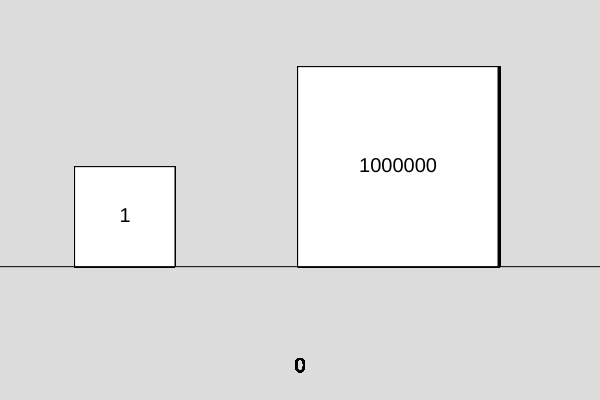
Frame 1 (no input)
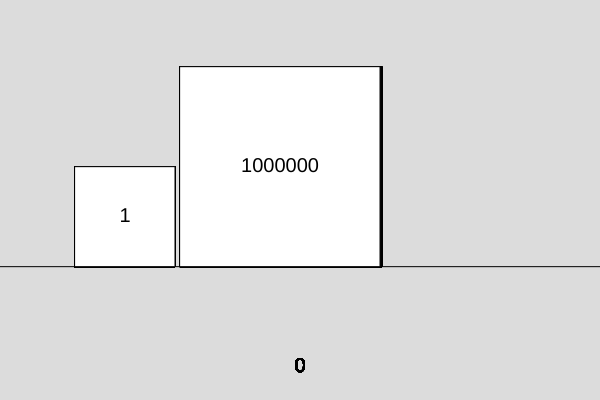
Frame 60 (no input)
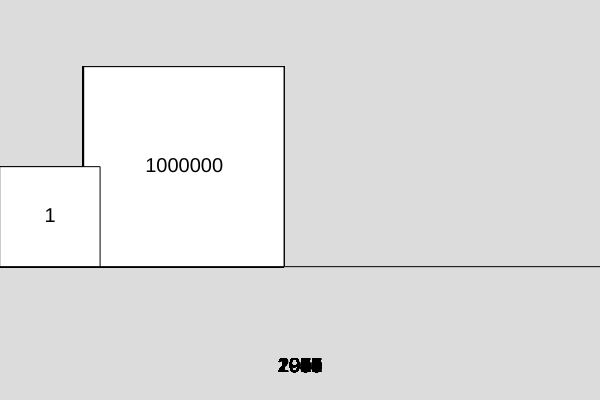
Frame 120 (the mouse pressed at the canvas centre since frame 60)

The p5.js sketch that drew these frames (run headless with seeded random() and noise() and a simulated clock; from frame 60 on, the mouse is pressed at the canvas centre):

// p5.js sketch
// ── sketch.js
/*
Author: Eli DeWitt, adpoted from Daniel Shiffman
Date: March 2019
*/

let items = [];
let digits = 4;
let amount = 2;
let collisions = 0;
let accuracy = 1;
let groundLevel;
function setup() {
  createCanvas(600, 400);
  groundLevel = height*2/3;
  accuracy = 100;
  items[0] = new Item(width/2, -2, pow(100, digits-1));
  items[1] = new Item(width/8, 0, 1);
}

function draw() {
  frameRate(Infinity)
  resetMatrix();
  translate(0, groundLevel);
  background(220);
  line(0, 0, width, 0);
  
  //for loop for accuracy
  for (let i = 0; i < accuracy; i++) {
    if (items[0].collide(items[1])) {
      let v1 = items[0].bounce(items[1]);
      let v2 = items[1].bounce(items[0]);
      items[0].velocity = v1;
      items[1].velocity = v2;
    }
    for (let j = 0; j < amount; j++) {
      items[j].show();
      items[j].wallCollide();
      items[j].update();
    }
    fill(0);
    text(collisions, width/2, height/4);
  }
}
// ── item.js
/*
Author: Eli DeWitt, adpoted from Daniel Shiffman
Date: March 2019
*/

class Item {
  constructor(position, velocity, mass) {
    this.position = position;
    this.velocity = velocity / accuracy;
    this.mass = mass;
    this.length = this.mass < 100 ? 100 : 200;
  }
  wallCollide() {
    if (this.position < 0) {
      this.velocity *= -1;
      collisions ++;
    }
  }
  collide(other) {
    //if(this.position + this.length/2 > other.position - other.length/2 || this.position - this.length/2 < other.position + other.length/2) {
    return !(this.position + this.length < other.position || this.position > other.position + other.length);
  }
  bounce(other) {
    let sumM = (this.mass + other.mass);
    let newV = ((this.mass - other.mass) / sumM * this.velocity) + (2 * other.mass) / sumM * other.velocity;
    collisions += 0.5;
    return newV;
  }
  update() {
    this.position += this.velocity;
  }
  show() {
    fill(255);
    rect(this.position, -this.length, this.length, this.length);

    fill(0)
    textSize(20)
    textAlign(CENTER, CENTER)
    text(this.mass, this.position+this.length/2, -this.length/2)
  }
}
